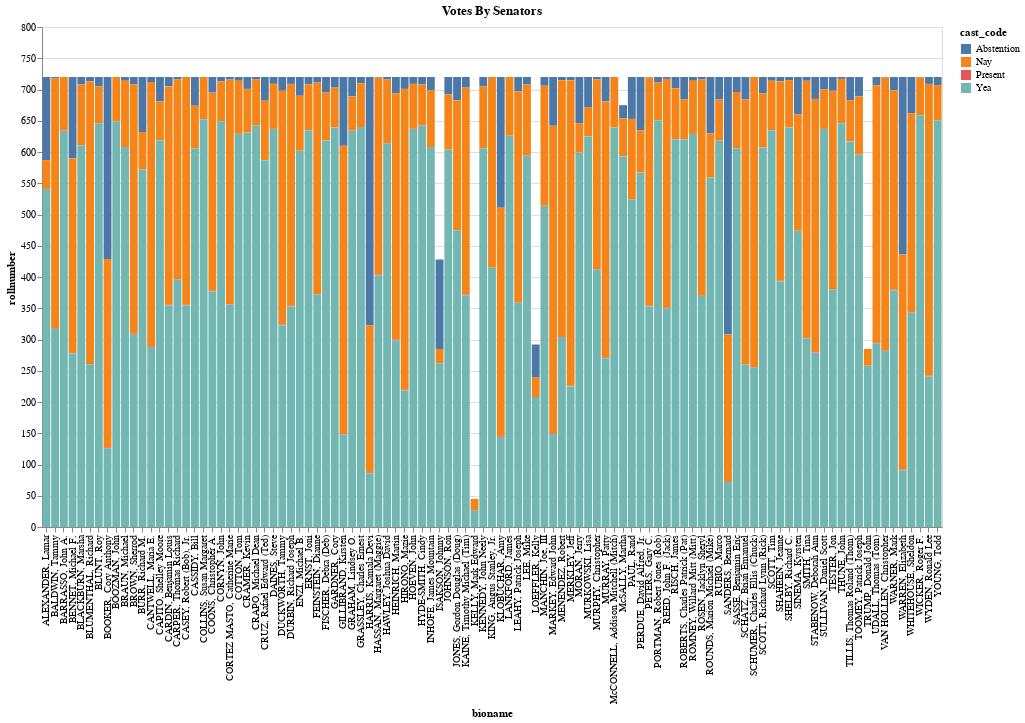

Notebook code cell kept with this figure:
### Code cell
alt.Chart(df).mark_bar().encode(
    x='bioname',
    y='rollnumber',
    color=alt.Color(field='cast_code',scale=alt.Scale(scheme='tableau10')),
    tooltip=['bioname','cast_code','rollnumber']
).properties(height=500, width=900,title='Votes By Senators')

### Figure 1 — Vega-Lite specification as saved in the notebook (floating-point values rounded to 4 significant figures; data arrays with more than 128 entries replaced by an {"elided": "..."} marker saying what was removed)
{"config": {"view": {"continuousWidth": 400, "continuousHeight": 300}}, "data": {"name": "data-f6c1b040c4f2e9ae076af426488bc047"}, "mark": "bar", "encoding": {"color": {"field": "cast_code", "scale": {"scheme": "tableau10"}}, "tooltip": [{"field": "bioname", "type": "nominal"}, {"field": "cast_code", "type": "nominal"}, {"field": "rollnumber", "type": "quantitative"}], "x": {"field": "bioname", "type": "nominal"}, "y": {"field": "rollnumber", "type": "quantitative"}}, "height": 500, "title": "Votes By Senators", "width": 900, "$schema": "https://vega.github.io/schema/vega-lite/v4.17.0.json", "datasets": {"data-f6c1b040c4f2e9ae076af426488bc047": {"elided": "342 records"}}}
